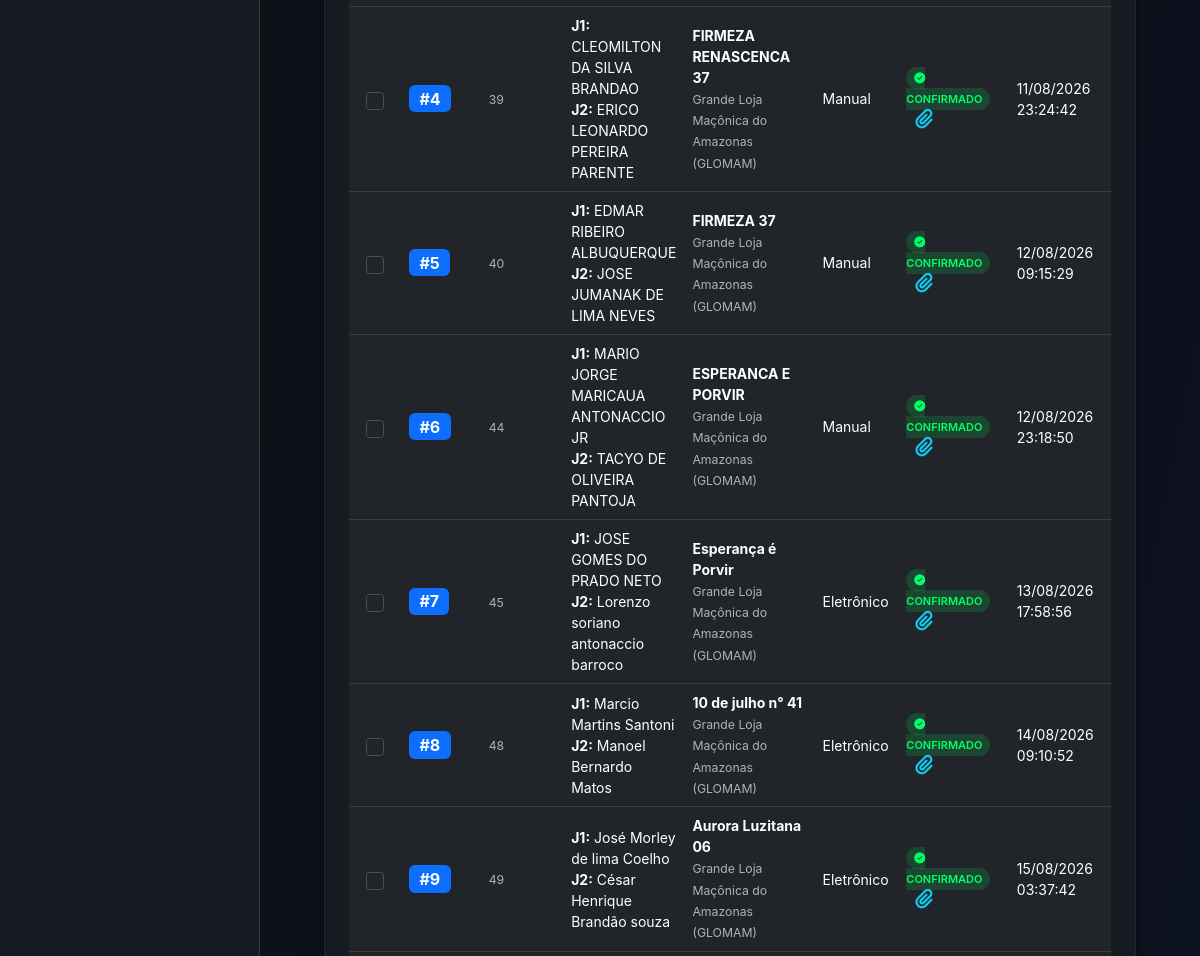
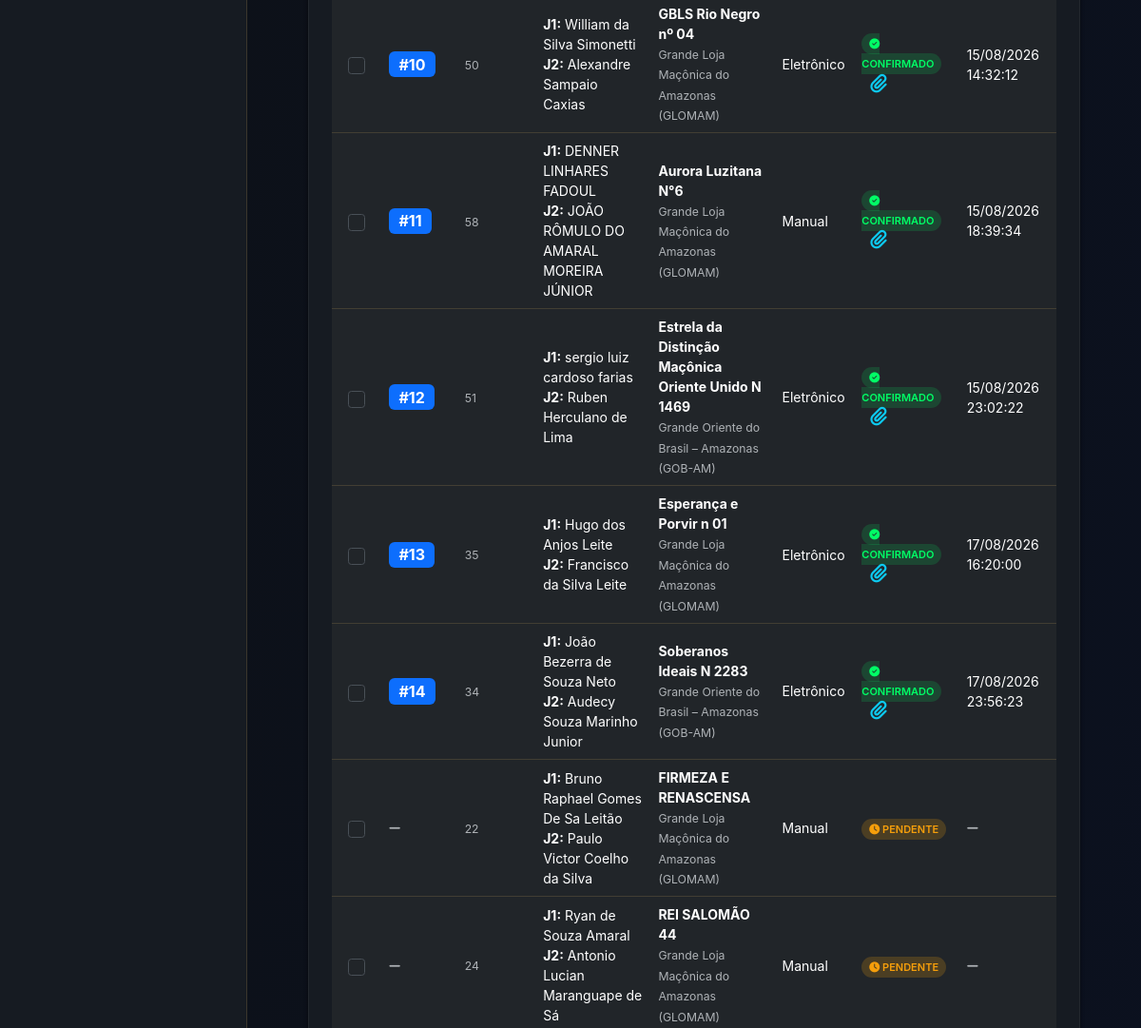
The page /gestao/ (middle part) on the database as committed earlier (2 pictures, top to bottom).
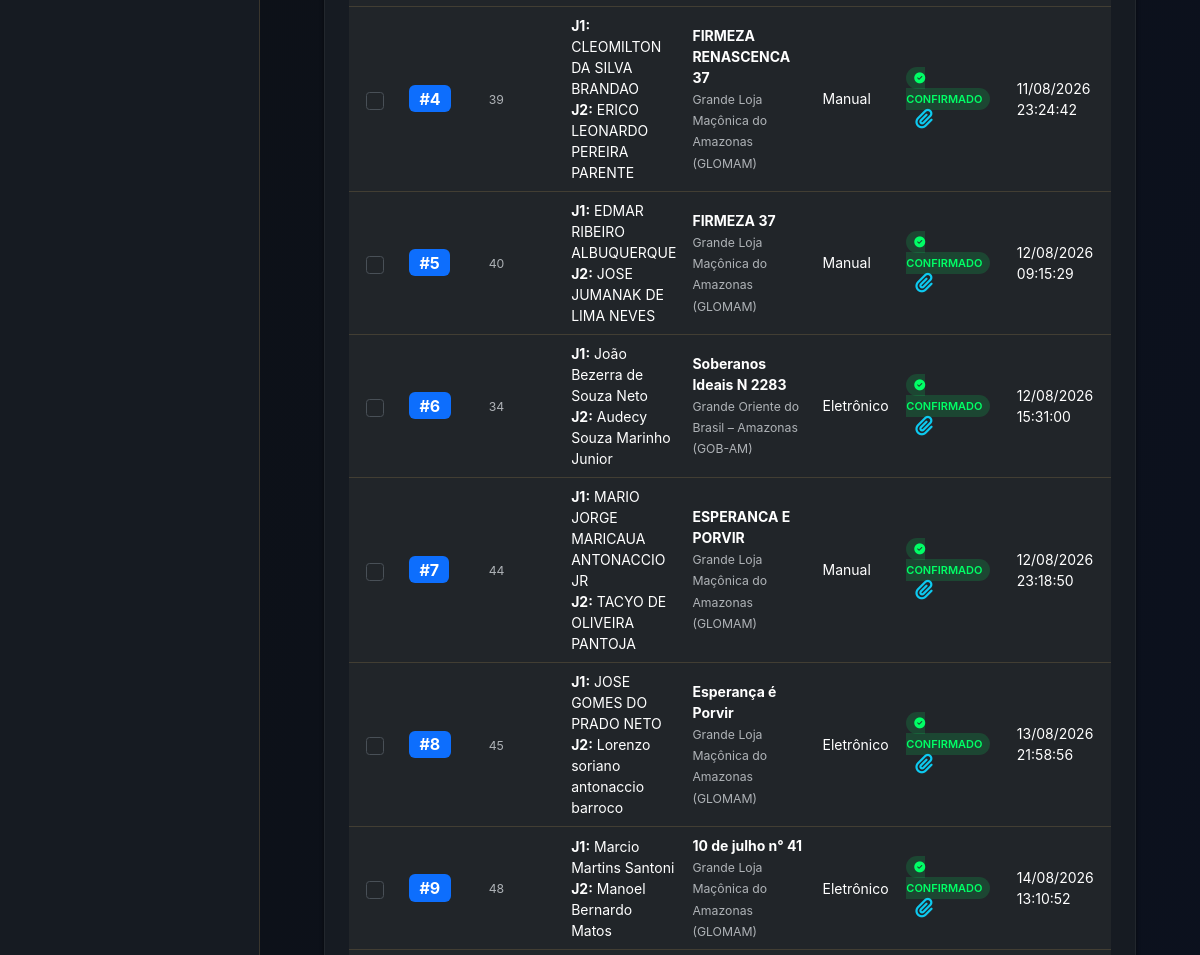
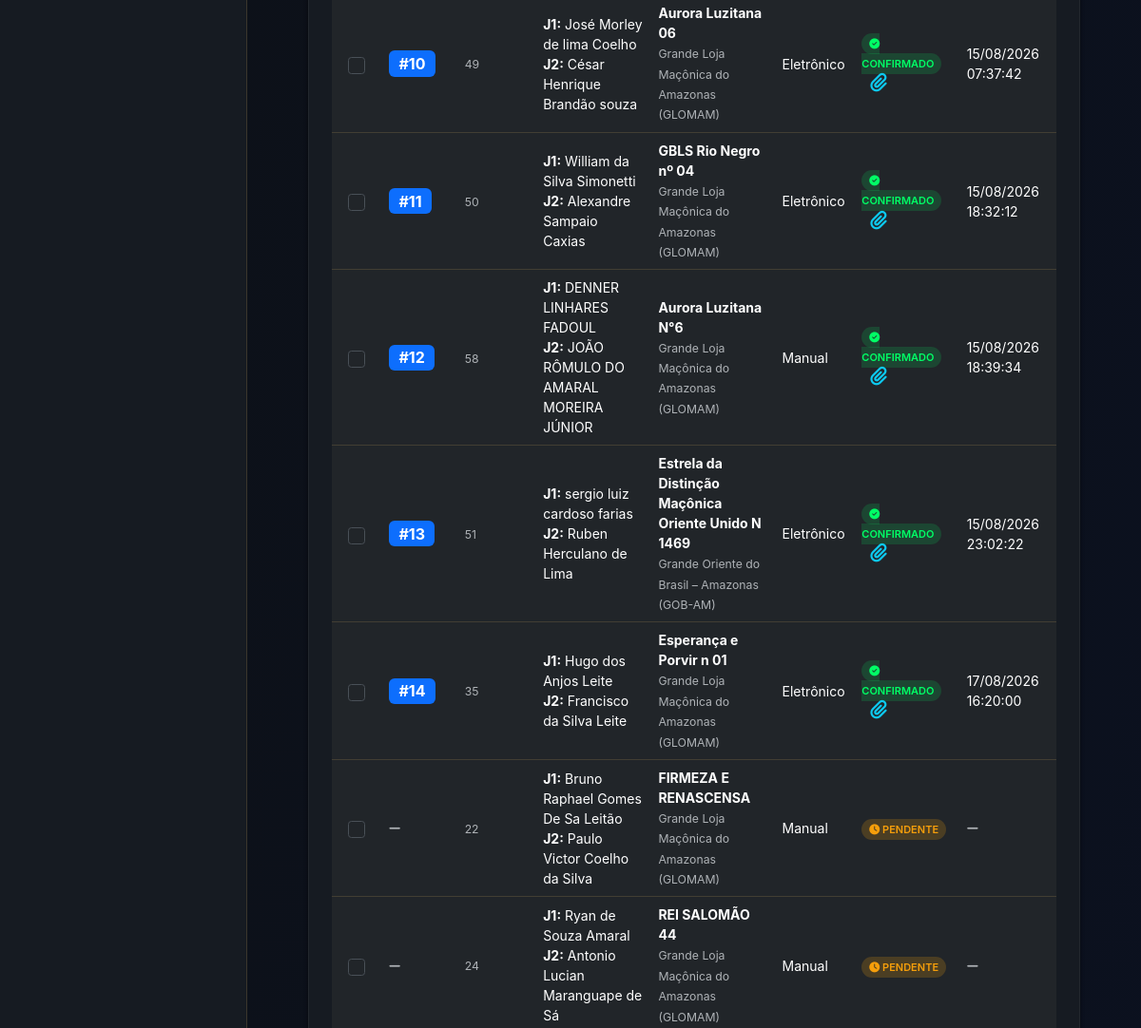
The same page on the database as committed later (2 pictures, top to bottom).
### dashboard/models.py (models this page shows, shortened)
class Dupla(models.Model):
    STATUS_CHOICES = [
        ('Pendente', 'Pendente'),
        ('Confirmado', 'Confirmado'),
    ]
    STATUS_INSCRICAO_CHOICES = [
        ('Pendente', 'Pendente'),
        ('Validada', 'Validada'),
        ('Inscrita', 'Inscrita'),
        ('Cancelada', 'Cancelada'),
        ('Teste', 'Teste'),
        ('Impugnada', 'Impugnada'),
        ('Eliminada', 'Eliminada'),
    ]
    status_inscricao = models.CharField(
        'Status da Inscrição',
        max_length=20,
        choices=STATUS_INSCRICAO_CHOICES,
        default='Pendente'
    )
    purgado = models.BooleanField('Registro Purgado?', default=False, help_text='Marcado quando o usuário deleta a inscrição na UI')
    origem = models.CharField(
        'Origem da Inscrição',
        max_length=50,
        choices=[('Eletrônico', 'Eletrônico (Google Forms)'), ('Manual', 'Ficha Manual (Física)')],
        default='Eletrônico'
    )
    data_hora = models.CharField('Data da Inscrição', max_length=100, blank=True, null=True)
    nome_jogador1 = models.CharField(max_length=200, verbose_name="Nome J1")
    apelido_jogador1 = models.CharField(max_length=100, blank=True, null=True, verbose_name="Apelido J1")
    cim_jogador1 = models.CharField(max_length=50, blank=True, null=True, verbose_name="CIM J1")
    idade_jogador1 = models.PositiveIntegerField('Idade J1', blank=True, null=True)
    profissao_jogador1 = models.CharField('Profissão J1', max_length=150, blank=True, null=True)
    telefone_jogador1 = models.CharField('Telefone J1', max_length=20, blank=True, null=True)
    email_jogador1 = models.EmailField('E-mail J1', blank=True, null=True)
    potencia_jogador1 = models.ForeignKey('Potencia', on_delete=models.SET_NULL, null=True, blank=True, related_name='jogadores1')
    loja_jogador1 = models.CharField('Loja Jogador 1', max_length=200, blank=True, null=True)
    nome_jogador2 = models.CharField('Nome Jogador 2', max_length=200, blank=True, null=True)
    apelido_jogador2 = models.CharField('Apelido J2', max_length=100, blank=True, null=True)
    cim_jogador2 = models.CharField(max_length=50, blank=True, null=True, verbose_name="CIM J2")
    idade_jogador2 = models.PositiveIntegerField('Idade J2', blank=True, null=True)
    profissao_jogador2 = models.CharField('Profissão J2', max_length=150, blank=True, null=True)
    telefone_jogador2 = models.CharField('Telefone J2', max_length=20, blank=True, null=True)
    email_jogador2 = models.EmailField('E-mail J2', blank=True, null=True)
    potencia_jogador2 = models.ForeignKey('Potencia', on_delete=models.SET_NULL, null=True, blank=True, related_name='jogadores2')
    loja_jogador2 = models.CharField('Loja Jogador 2', max_length=200, blank=True, null=True)
    acompanhantes_j1_adultos = models.PositiveIntegerField('Adultos J1', default=0)
    acompanhantes_j1_criancas = models.PositiveIntegerField('Crianças J1', default=0)
    acompanhantes_j2_adultos = models.PositiveIntegerField('Adultos J2', default=0)
    acompanhantes_j2_criancas = models.PositiveIntegerField('Crianças J2', default=0)
    status_pagamento = models.CharField(
        'Status do Pagamento',
        max_length=50,
        choices=STATUS_CHOICES,
        default='Pendente'
    )
    comprovante = models.OneToOneField('Comprovante', on_delete=models.SET_NULL, null=True, blank=True, related_name='dupla')
    ficha_inscricao = models.OneToOneField('FichaInscricao', on_delete=models.SET_NULL, null=True, blank=True, related_name='dupla')
    class Meta:
        verbose_name = 'Dupla'
        verbose_name_plural = 'Duplas'
        unique_together = ('nome_jogador1', 'nome_jogador2', 'data_hora')

class Potencia(models.Model):
    nome_completo = models.CharField('Nome Completo', max_length=200, unique=True)
    sigla = models.CharField('Sigla', max_length=50, unique=True)
    meta_inscricoes = models.PositiveIntegerField('Meta de Inscrições', default=0)
    class Meta:
        verbose_name = 'Potência'
        verbose_name_plural = 'Potências'

class Comprovante(models.Model):
    arquivo = models.FileField('Arquivo do Comprovante', upload_to=upload_comprovante_path)
    pagador = models.CharField('Nome do Pagador', max_length=300, blank=True, null=True)
    banco = models.CharField('Banco', max_length=200, blank=True, null=True)
    valor = models.DecimalField('Valor Declarado', max_digits=10, decimal_places=2, blank=True, null=True)
    identificador = models.CharField('ID da Transação', max_length=200, blank=True, null=True)
    data_hora = models.DateTimeField('Data e Hora do Pagamento')
    data_upload = models.DateTimeField(auto_now_add=True)

### dashboard/views.py (the view)
# urls.py: path('gestao/', views.gestao, name='gestao'),
def gestao(request):
    from django.db.models import F
    duplas = Dupla.objects.filter(purgado=False).order_by(F('comprovante__data_hora').asc(nulls_last=True), 'id')
    rank_dict = {}
    rank = 1
    for d in duplas:
        if d.comprovante_id and d.comprovante.data_hora:
            rank_dict[d.id] = rank
            rank += 1
    q = request.GET.get('q', '').strip()
    if q:
        duplas = duplas.filter(
            Q(nome_jogador1__icontains=q) |
            Q(nome_jogador2__icontains=q) |
            Q(loja_jogador1__icontains=q)
        )
    status = request.GET.get('status', '')
    if status:
        duplas = duplas.filter(status_pagamento=status)
    potencia_id = request.GET.get('potencia', '')
    if potencia_id:
        duplas = duplas.filter(potencia_jogador1__id=potencia_id)
    origem = request.GET.get('origem', '')
    if origem:
        duplas = duplas.filter(origem__icontains=origem)
    potencias = Potencia.objects.all()
    duplas_list = list(duplas)
    for d in duplas_list:
        d.numero = rank_dict.get(d.id, None)
    context = {
        'duplas': duplas_list,
        'potencias': potencias,
        'q': q,
        'status_filter': status,
        'potencia_filter': potencia_id,
        'origem_filter': origem
    }
    return render(request, 'gestao.html', context)

### templates/gestao.html (shortened to what this page needs)
{% load static %}
<!DOCTYPE html>
<html lang="pt-BR" data-bs-theme="dark">
<head>
    <link href="https://cdn.jsdelivr.net/npm/bootstrap@5.3.2/dist/css/bootstrap.min.css" rel="stylesheet">
    <link rel="stylesheet" href="https://cdnjs.cloudflare.com/ajax/libs/font-awesome/6.4.0/css/all.min.css">
    <link href="https://cdn.datatables.net/1.13.6/css/dataTables.bootstrap5.min.css" rel="stylesheet">
    <link rel="stylesheet" href="{% static 'css/style.css' %}">
</head>
<body>
<div class="dashboard-container">
    <aside class="sidebar">
                <nav class="sidebar-nav">
        </nav>
    </aside>
    <main class="main-content" style="height: 100vh; overflow-y: auto;">
        <div class="container-fluid px-4 py-4">
    <div class="gestao-card">
        <div class="table-responsive">
            <table id="duplasTable" class="table table-hover align-middle w-100">
                <tbody id="duplasTbody">
                    {% for dupla in duplas %}
                    <tr>
                        <td class="text-center">
                            <input type="checkbox" class="dupla-check custom-checkbox form-check-input" value="{{ dupla.id }}">
                        </td>
                        <td>
                            {% if dupla.numero %}
                                <span class="badge bg-primary fs-6">#{{ dupla.numero }}</span>
                            {% else %}
                                <span class="text-muted"><i class="fa-solid fa-minus"></i></span>
                            {% endif %}
                        </td>
                        <td><small class="text-muted">{{ dupla.id }}</small></td>
                        <td>
                            <strong>J1:</strong> {{ dupla.nome_jogador1 }}<br>
                            <strong>J2:</strong> {% if dupla.nome_jogador2 %}{{ dupla.nome_jogador2 }}{% else %}<span class="text-muted">Sem parceiro</span>{% endif %}
                        </td>
                        <td>
                            <strong>{{ dupla.loja_jogador1|default:"Não Informado" }}</strong><br>
                            <small class="text-muted">{{ dupla.potencia_jogador1.nome_completo|default:"Não Informado" }}</small>
                        </td>
                        <td>{{ dupla.origem }}</td>
                        <td>
                            {% if dupla.status_pagamento == 'Confirmado' %}
                                <span class="status-badge status-confirmado"><i class="fa-solid fa-check-circle"></i> Confirmado</span>
                            {% else %}
                                <span class="status-badge status-pendente"><i class="fa-solid fa-clock"></i> Pendente</span>
                            {% endif %}
                            {% if dupla.comprovante and dupla.comprovante.arquivo %}
                                <button class="btn btn-sm btn-link text-info p-0 ms-2" onclick="openComprovanteModal({{ dupla.id }}, '{{ dupla.comprovante.arquivo.url }}')" title="Ver Comprovante">
                                    <i class="fa-solid fa-paperclip fs-5"></i>
                                </button>
                            {% endif %}
                        </td>
                        <td data-sort="{% if dupla.comprovante and dupla.comprovante.data_hora %}{{ dupla.comprovante.data_hora|date:'YmdHis' }}{% else %}99999999999999{% endif %}">
                            {% if dupla.comprovante and dupla.comprovante.data_hora %}
                                {{ dupla.comprovante.data_hora|date:"d/m/Y H:i:s" }}
                            {% else %}
                                <span class="text-muted"><i class="fa-solid fa-minus"></i></span>
                            {% endif %}
                        </td>
                        <td>
                        </td>
                    </tr>
                    {% endfor %}
                </tbody>
            </table>
        </div>
        </div>
    </main>
</div>
</body>
</html>

Rows that differ between the two databases and show on the page:
changed through a linked row, Dupla "João Bezerra de Souza Neto": numero "14" → "6"; comprovante.data_hora "17/08/2026 23:56:23" → "12/08/2026 15:31:00"; moves up the list
computed for Dupla "MARIO JORGE MARICAUA ANTONACCIO JR": numero "6" → "7"
changed through a linked row, Dupla "JOSE GOMES DO PRADO NETO": numero "7" → "8"; comprovante.data_hora "13/08/2026 17:58:56" → "13/08/2026 21:58:56"
changed through a linked row, Dupla "Marcio Martins Santoni": numero "8" → "9"; comprovante.data_hora "14/08/2026 09:10:52" → "14/08/2026 13:10:52"
changed through a linked row, Dupla "José Morley de lima Coelho": numero "9" → "10"; comprovante.data_hora "15/08/2026 03:37:42" → "15/08/2026 07:37:42"
changed through a linked row, Dupla "William da Silva Simonetti": numero "10" → "11"; comprovante.data_hora "15/08/2026 14:32:12" → "15/08/2026 18:32:12"
computed for Dupla "DENNER LINHARES FADOUL": numero "11" → "12"
computed for Dupla "sergio luiz cardoso farias": numero "12" → "13"
computed for Dupla "Hugo dos Anjos Leite": numero "13" → "14"
